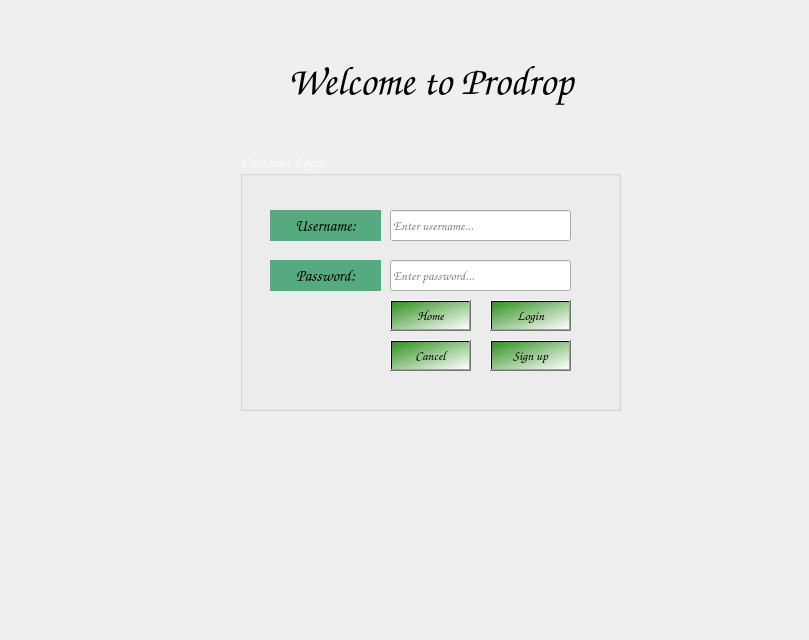
    <widget class="QWidget" name="customer_p2">
     <widget class="QLabel" name="label_11">
      <property name="geometry">
       <rect>
        <x>0</x>
        <y>0</y>
        <width>800</width>
        <height>600</height>
       </rect>
      </property>
      <property name="font">
       <font>
        <pointsize>11</pointsize>
        <weight>50</weight>
        <bold>false</bold>
       </font>
      </property>
      <property name="text">
       <string/>
      </property>
      <property name="pixmap">
       <pixmap resource="Resources.qrc">:/images/D:/New folder/solid-color-ocean-blue-8yfs41ks7yet6w8r.jpg</pixmap>
      </property>
      <property name="alignment">
       <set>Qt::AlignCenter</set>
      </property>
     </widget>
     <widget class="QGroupBox" name="groupBox_3">
      <property name="geometry">
       <rect>
        <x>240</x>
        <y>150</y>
        <width>381</width>
        <height>261</height>
       </rect>
      </property>
      <property name="font">
       <font>
        <family>Comic Sans MS</family>
        <pointsize>11</pointsize>
        <weight>75</weight>
        <bold>true</bold>
       </font>
      </property>
      <property name="styleSheet">
       <string notr="true">color: rgb(255, 255, 255);</string>
      </property>
      <property name="title">
       <string>Customer Login</string>
      </property>
      <widget class="QLineEdit" name="custusername_3">
       <property name="geometry">
        <rect>
         <x>150</x>
         <y>60</y>
         <width>181</width>
         <height>31</height>
        </rect>
       </property>
       <property name="font">
        <font>
         <family>Comic Sans MS</family>
         <pointsize>10</pointsize>
         <weight>75</weight>
         <italic>false</italic>
         <bold>true</bold>
        </font>
       </property>
       <property name="styleSheet">
        <string notr="true">color: rgb(0, 0, 0);</string>
       </property>
       <property name="placeholderText">
        <string>Enter username...</string>
       </property>
      </widget>
      <widget class="QLineEdit" name="custpassword_3">
       <property name="geometry">
        <rect>
         <x>150</x>
         <y>110</y>
         <width>181</width>
         <height>31</height>
        </rect>
       </property>
       <property name="font">
        <font>
         <family>Comic Sans MS</family>
         <pointsize>10</pointsize>
         <weight>75</weight>
         <italic>false</italic>
         <bold>true</bold>
        </font>
       </property>
       <property name="styleSheet">
        <string notr="true">color: rgb(0, 0, 0);</string>
       </property>
       <property name="echoMode">
        <enum>QLineEdit::Password</enum>
       </property>
       <property name="placeholderText">
        <string>Enter password...</string>
       </property>
      </widget>
      <widget class="QLabel" name="label_24">
       <property name="geometry">
        <rect>
         <x>30</x>
         <y>60</y>
         <width>111</width>
         <height>31</height>
        </rect>
       </property>
       <property name="font">
        <font>
         <family>Comic Sans MS</family>
         <pointsize>12</pointsize>
         <weight>75</weight>
         <italic>true</italic>
         <bold>true</bold>
        </font>
       </property>
       <property name="styleSheet">
        <string notr="true">background-color: rgb(85, 170, 127);
color: rgb(0, 0, 0);</string>
       </property>
       <property name="text">
        <string>Username:</string>
       </property>
       <property name="alignment">
        <set>Qt::AlignCenter</set>
       </property>
      </widget>
      <widget class="QLabel" name="label_25">
       <property name="geometry">
        <rect>
         <x>30</x>
         <y>110</y>
         <width>111</width>
         <height>31</height>
        </rect>
       </property>
       <property name="font">
        <font>
         <family>Comic Sans MS</family>
         <pointsize>12</pointsize>
         <weight>75</weight>
         <italic>true</italic>
         <bold>true</bold>
        </font>
       </property>
       <property name="styleSheet">
        <string notr="true">background-color: rgb(85, 170, 127);
color: rgb(0, 0, 0);</string>
       </property>
       <property name="text">
        <string>Password:</string>
       </property>
       <property name="alignment">
        <set>Qt::AlignCenter</set>
       </property>
      </widget>
      <widget class="QPushButton" name="cust_login_3">
       <property name="geometry">
        <rect>
         <x>250</x>
         <y>150</y>
         <width>81</width>
         <height>31</height>
        </rect>
       </property>
       <property name="font">
        <font>
         <family>Comic Sans MS</family>
         <pointsize>10</pointsize>
         <weight>75</weight>
         <italic>true</italic>
         <bold>true</bold>
        </font>
       </property>
       <property name="styleSheet">
        <string notr="true">background-color: qlineargradient(spread:pad, x1:0, y1:0, x2:1, y2:1, stop:0 rgba(49, 146, 33, 255), stop:1 rgba(255, 255, 255, 255));
color: rgb(0, 0, 0);</string>
       </property>
       <property name="text">
        <string>Login</string>
       </property>
      </widget>
      <widget class="QPushButton" name="cust_goto_home_3">
       <property name="geometry">
        <rect>
         <x>150</x>
         <y>150</y>
         <width>81</width>
         <height>31</height>
        </rect>
       </property>
       <property name="font">
        <font>
         <family>Comic Sans MS</family>
         <pointsize>10</pointsize>
         <weight>75</weight>
         <italic>true</italic>
         <bold>true</bold>
        </font>
       </property>
       <property name="styleSheet">
        <string notr="true">background-color: qlineargradient(spread:pad, x1:0, y1:0, x2:1, y2:1, stop:0 rgba(49, 146, 33, 255), stop:1 rgba(255, 255, 255, 255));
color: rgb(0, 0, 0);</string>
       </property>
       <property name="text">
        <string>Home</string>
       </property>
      </widget>
      <widget class="QPushButton" name="custcancel_3">
       <property name="geometry">
        <rect>
         <x>150</x>
         <y>190</y>
         <width>81</width>
         <height>31</height>
        </rect>
       </property>
       <property name="font">
        <font>
         <family>Comic Sans MS</family>
         <pointsize>10</pointsize>
         <weight>75</weight>
         <italic>true</italic>
         <bold>true</bold>
        </font>
       </property>
       <property name="styleSheet">
        <string notr="true">background-color: qlineargradient(spread:pad, x1:0, y1:0, x2:1, y2:1, stop:0 rgba(49, 146, 33, 255), stop:1 rgba(255, 255, 255, 255));
color: rgb(0, 0, 0);</string>
       </property>
       <property name="text">
        <string>Cancel</string>
       </property>
      </widget>
      <widget class="QPushButton" name="custsignup_3">
       <property name="geometry">
        <rect>
         <x>250</x>
         <y>190</y>
         <width>81</width>
         <height>31</height>
        </rect>
       </property>
       <property name="font">
        <font>
         <family>Comic Sans MS</family>
         <pointsize>10</pointsize>
         <weight>75</weight>
         <italic>true</italic>
         <bold>true</bold>
        </font>
       </property>
       <property name="styleSheet">
        <string notr="true">background-color: qlineargradient(spread:pad, x1:0, y1:0, x2:1, y2:1, stop:0 rgba(49, 146, 33, 255), stop:1 rgba(255, 255, 255, 255));
color: rgb(0, 0, 0);</string>
       </property>
       <property name="text">
        <string>Sign up</string>
       </property>
      </widget>
     </widget>
     <widget class="QLabel" name="label_12">
      <property name="geometry">
       <rect>
        <x>20</x>
        <y>410</y>
        <width>211</width>
        <height>191</height>
       </rect>
      </property>
      <property name="text">
       <string/>
      </property>
      <property name="pixmap">
       <pixmap resource="Resources.qrc">:/images/D:/New folder/cust1.png</pixmap>
      </property>
      <property name="scaledContents">
       <bool>true</bool>
      </property>
     </widget>
     <widget class="QLabel" name="label_13">
      <property name="geometry">
       <rect>
        <x>210</x>
        <y>50</y>
        <width>441</width>
        <height>61</height>
       </rect>
      </property>
      <property name="font">
       <font>
        <family>Comic Sans MS</family>
        <pointsize>30</pointsize>
        <weight>75</weight>
        <bold>true</bold>
       </font>
      </property>
      <property name="text">
       <string>Welcome to Prodrop</string>
      </property>
      <property name="alignment">
       <set>Qt::AlignCenter</set>
      </property>
     </widget>
     <widget class="QLabel" name="image">
      <property name="geometry">
       <rect>
        <x>500</x>
        <y>500</y>
        <width>291</width>
        <height>131</height>
       </rect>
      </property>
      <property name="text">
       <string/>
      </property>
      <property name="pixmap">
       <pixmap resource="Resources.qrc">:/images/D:/New folder/ll.png</pixmap>
      </property>
      <property name="scaledContents">
       <bool>false</bool>
      </property>
     </widget>
    </widget>
